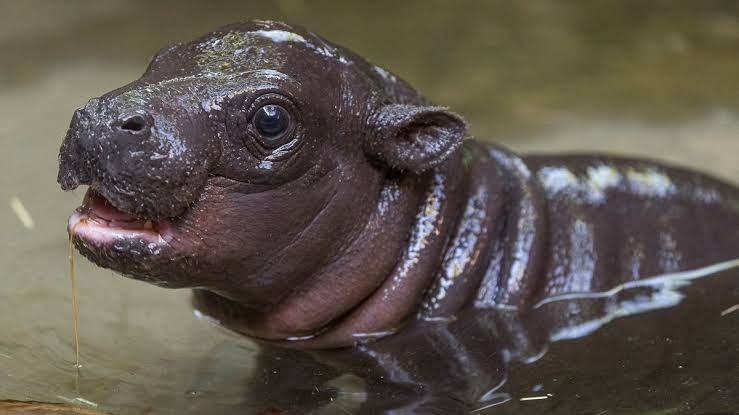
#> input picture img-original-1440/img-hipopotamo-1440.jpg, 739 x 415 px
$ python codigo-va-1440.py
#> lines starting #> are read from the running program, lines starting #| are printed output that depends on the picture; after the words box and inside, x2 and y2 are one past the last pixel; in counts of white or black regions, pixels touching at a corner belong together
# Marco morquecho NC= 1440

import cv2
from pathlib import Path

# 1. Definir las rutas de trabajo
carpeta_proyecto = Path(__file__).resolve().parent.parent

ruta_original = (
    carpeta_proyecto
    / "img-original-1440"
    / "img-hipopotamo-1440.jpg"
)

carpeta_resultados = (
    carpeta_proyecto / "resultados-img-1440"
)

# Crear la carpeta de resultados si no existe
carpeta_resultados.mkdir(parents=True, exist_ok=True)

# 2. Leer la imagen original con imread
img1440 = cv2.imread(str(ruta_original))
#> img1440 is the input picture: shape (415, 739, 3); mean B, G, R 77.2, 86, 93.8

# Comprobar que la imagen se haya leído correctamente
if img1440 is None:
    raise FileNotFoundError(
        f"No se pudo leer la imagen: {ruta_original}"
    )

# 3. Rotar la imagen 90 grados en sentido horario
img90_1440 = cv2.rotate(
    img1440, cv2.ROTATE_90_CLOCKWISE
)
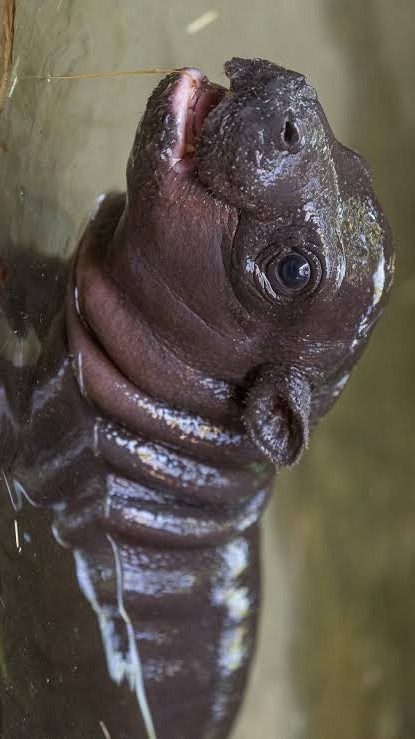
#> img90_1440: shape (739, 415, 3); mean B, G, R 77.2, 86, 93.8

# 4. Rotar la imagen 45 grados
alto, ancho = img1440.shape[:2]
#> alto = 415; ancho = 739

centro = (ancho // 2, alto // 2)
#> centro = (369, 207)

matriz_rotacion = cv2.getRotationMatrix2D(
    centro, 45, 1.0
)

img45_1440 = cv2.warpAffine(
    img1440,
    matriz_rotacion,
    (ancho, alto)
)
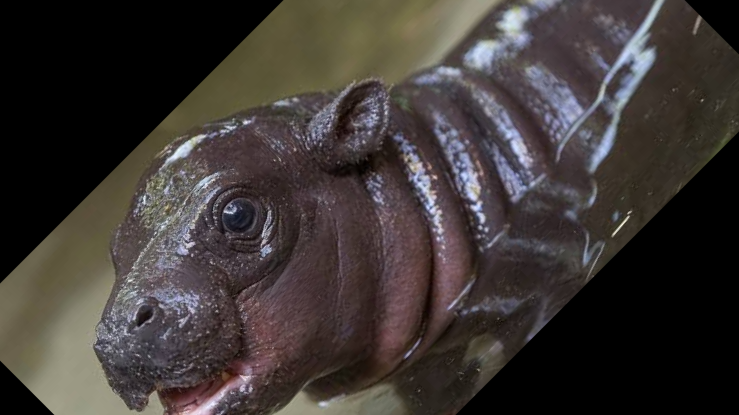
#> img45_1440: shape (415, 739, 3); mean B, G, R 52.8, 55.4, 61.6

# 5. Redimensionar a 600 píxeles de ancho
# y 500 píxeles de alto
img600x500_1440 = cv2.resize(
    img1440, (600, 500)
)
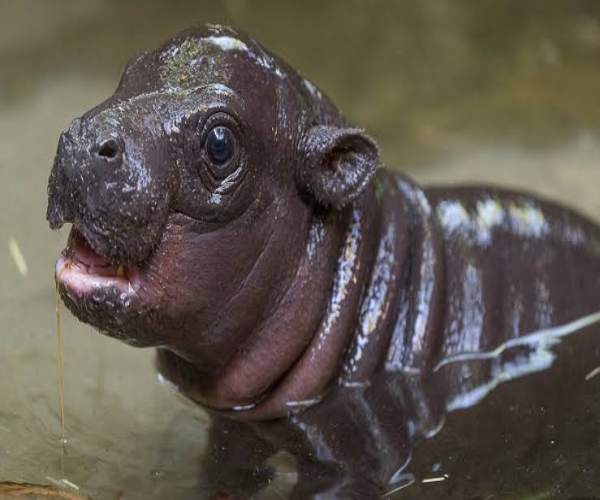
#> img600x500_1440: shape (500, 600, 3); mean B, G, R 77.1, 85.9, 93.7

# 6. Dibujar un rectángulo rojo de 100 x 200
# píxeles sobre una copia de la imagen original
img_rojo_1440 = img1440.copy()

x1, y1 = 50, 50
x2, y2 = x1 + 100, y1 + 200

cv2.rectangle(
    img_rojo_1440,
    (x1, y1),
    (x2, y2),
    (0, 0, 255),
    3
)
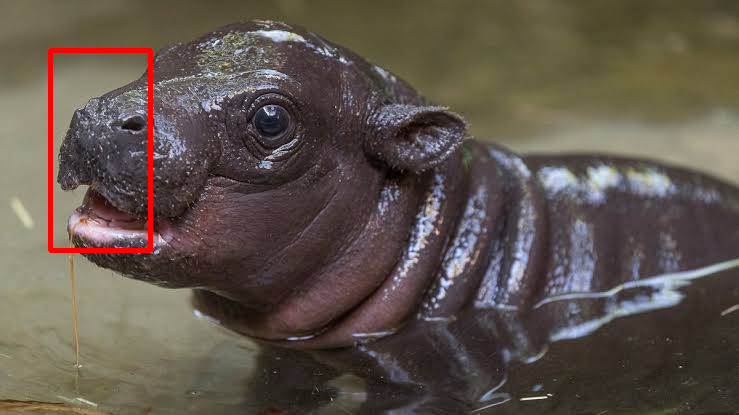
#> img_rojo_1440: shape (415, 739, 3); 0.97% of pixels changed, all inside (x1, y1, x2, y2) = (48, 48, 153, 253)

# 7. Mostrar las cinco imágenes con sus títulos
cv2.imshow("hipopotamo 1440", img1440)

cv2.imshow("hipopotamo 90 1440", img90_1440)

cv2.imshow("hipopotamo 45 1440", img45_1440)

cv2.imshow(
    "hipopotamo 600x500 1440",
    img600x500_1440
)

cv2.imshow("hipopotamo rojo 1440", img_rojo_1440)

# 8. Guardar las cuatro imágenes procesadas
cv2.imwrite(
    str(carpeta_resultados / "img-hipopotamo1-1440.jpg"),
    img90_1440
)

cv2.imwrite(
    str(carpeta_resultados / "img-hipopotamo2-1440.jpg"),
    img45_1440
)

cv2.imwrite(
    str(carpeta_resultados / "img-hipopotamo3-1440.jpg"),
    img600x500_1440
)

cv2.imwrite(
    str(carpeta_resultados / "img-hipopotamo4-1440.jpg"),
    img_rojo_1440
)

# 9. Esperar una tecla y cerrar las ventanas
print("Imágenes procesadas y guardadas.")
print("Presiona una tecla en las ventanas para finalizar.")

cv2.waitKey(0)
cv2.destroyAllWindows()

print("marco morquecho 1440")
